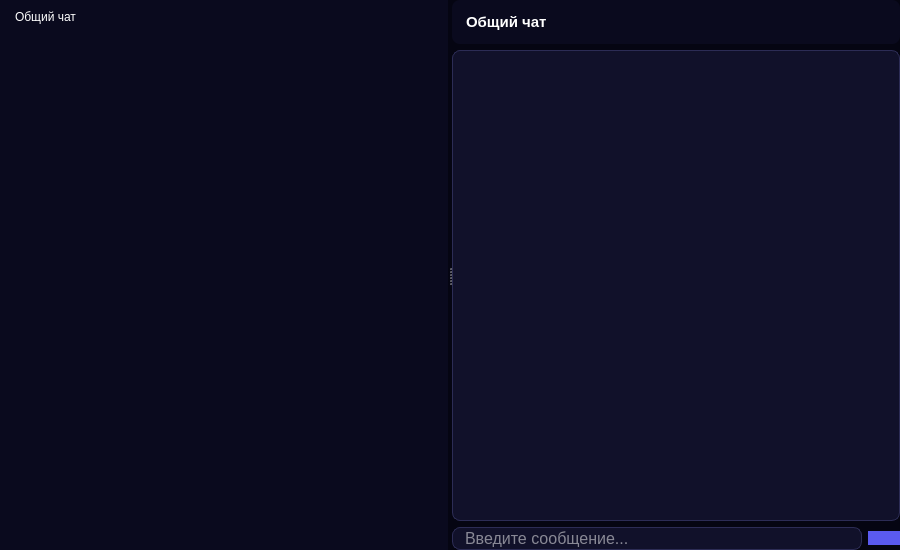
<?xml version="1.0" encoding="UTF-8"?>
<ui version="4.0">
 <class>HomeChats</class>
 <widget class="QWidget" name="HomeChats">
  <property name="enabled">
   <bool>true</bool>
  </property>
  <property name="geometry">
   <rect>
    <x>0</x>
    <y>0</y>
    <width>900</width>
    <height>550</height>
   </rect>
  </property>
  <property name="windowTitle">
   <string>Chats</string>
  </property>
  <property name="windowIcon">
   <iconset theme="applications-system"/>
  </property>
  <property name="styleSheet">
   <string notr="true">background-color: #050512;
border: none;</string>
  </property>
  <layout class="QVBoxLayout" name="rootLayout">
   <property name="leftMargin">
    <number>0</number>
   </property>
   <property name="topMargin">
    <number>0</number>
   </property>
   <property name="rightMargin">
    <number>0</number>
   </property>
   <property name="bottomMargin">
    <number>0</number>
   </property>
   <item>
    <widget class="QSplitter" name="splitter">
     <property name="orientation">
      <enum>Qt::Horizontal</enum>
     </property>
     <widget class="QListWidget" name="chatList">
      <property name="styleSheet">
       <string notr="true">QListWidget {
       background-color: #0A0A1E;
       border: none;
       color: white;
       outline: none;
   }
   QListWidget::item {
       padding: 10px 12px;
       border-radius: 8px;
   }
   QListWidget::item:selected {
       background-color: #5A5AF0;
   }
   QListWidget::item:hover:!selected {
       background-color: #1A1A38;
   }</string>
      </property>
      <item>
       <property name="text">
        <string>Общий чат</string>
       </property>
      </item>
     </widget>
     <widget class="QWidget" name="chatArea" native="true">
      <layout class="QVBoxLayout" name="chatAreaLayout">
       <item>
        <widget class="QWidget" name="chatHeader" native="true">
         <property name="minimumSize">
          <size>
           <width>0</width>
           <height>44</height>
          </size>
         </property>
         <property name="maximumSize">
          <size>
           <width>16777215</width>
           <height>44</height>
          </size>
         </property>
         <property name="styleSheet">
          <string notr="true">background-color: #0A0A1E;
      border-radius: 8px;</string>
         </property>
         <layout class="QHBoxLayout" name="chatHeaderLayout">
          <property name="leftMargin"><number>14</number></property>
          <item>
           <widget class="QLabel" name="chatTitle">
            <property name="font">
             <font>
              <pointsize>11</pointsize>
              <bold>true</bold>
             </font>
            </property>
            <property name="styleSheet">
             <string notr="true">color: white;</string>
            </property>
            <property name="text">
             <string>Общий чат</string>
            </property>
           </widget>
          </item>
         </layout>
        </widget>
       </item>
       <item>
        <widget class="QTextBrowser" name="textBrowser">
         <property name="font">
          <font>
           <pointsize>12</pointsize>
          </font>
         </property>
         <property name="styleSheet">
          <string notr="true">background-color: #11112A;
border: 1px solid #2C2C55;
border-radius: 8px;
color: white;
padding-left: 10px;</string>
         </property>
        </widget>
       </item>
       <item>
        <layout class="QHBoxLayout" name="inputLayout">
         <item>
          <widget class="QLineEdit" name="lineEdit">
           <property name="enabled">
            <bool>true</bool>
           </property>
           <property name="font">
            <font>
             <pointsize>12</pointsize>
            </font>
           </property>
           <property name="styleSheet">
            <string notr="true">QLineEdit {
    background-color: #11112A;
    border: 1px solid #2C2C55;
    border-radius: 8px;
    color: white;
    padding-left: 10px;
}</string>
           </property>
           <property name="placeholderText">
            <string>Введите сообщение...</string>
           </property>
          </widget>
         </item>
         <item>
          <widget class="QPushButton" name="pushButton">
           <property name="cursor">
            <cursorShape>PointingHandCursor</cursorShape>
           </property>
           <property name="styleSheet">
            <string notr="true">QPushButton {
    background-color: #5A5AF0;
    color: white;
    border: none;
    border-radius: 8px;
    font-weight: bold;
}</string>
           </property>
           <property name="text">
            <string/>
           </property>
           <property name="icon">
            <iconset theme="QIcon::ThemeIcon::MailSend"/>
           </property>
           <property name="iconSize">
            <size>
             <width>32</width>
             <height>32</height>
            </size>
           </property>
          </widget>
         </item>
        </layout>
       </item>
      </layout>
     </widget>
    </widget>
   </item>
  </layout>
 </widget>
 <resources/>
 <connections/>
</ui>
